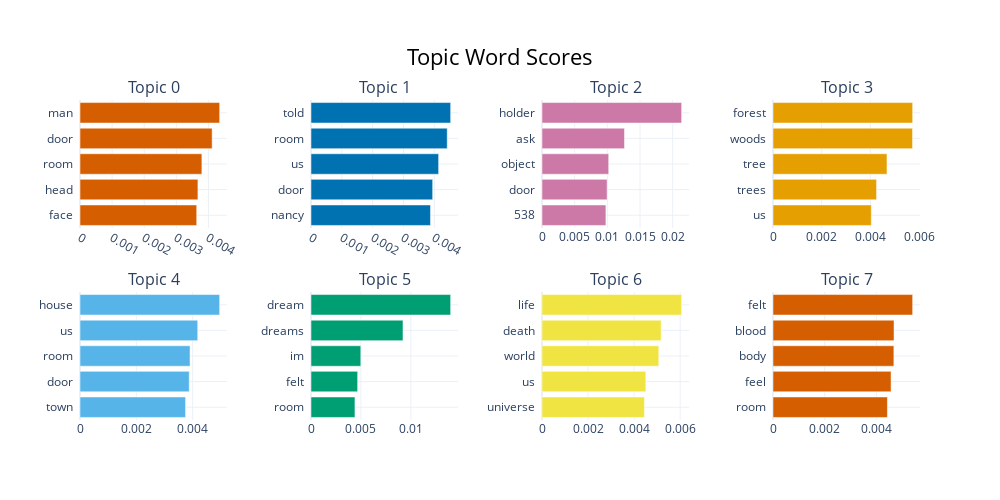

The notebook cell saved with this chart:
### Code cell
vectorizer_model=CountVectorizer(stop_words=list(sw_2),ngram_range=(1,2),)

model= BERTopic(
    vectorizer_model=vectorizer_model,
    language='english',
    calculate_probabilities=True,
    verbose=True
)

topics, probs = model.fit_transform(texte)

model.visualize_barchart()

### Figure 1 — Plotly figure (JSON) as saved in the notebook; plotly's stock layout.template omitted (floating-point values rounded to 4 significant figures)
{"data": [{"marker": {"color": "#D55E00"}, "orientation": "h", "type": "bar", "x": [0.003635, 0.003673, 0.003796, 0.004116, 0.00435], "xaxis": "x", "y": ["face  ", "head  ", "room  ", "door  ", "man  "], "yaxis": "y"}, {"marker": {"color": "#0072B2"}, "orientation": "h", "type": "bar", "x": [0.003877, 0.003948, 0.004141, 0.004421, 0.004531], "xaxis": "x2", "y": ["nancy  ", "door  ", "us  ", "room  ", "told  "], "yaxis": "y2"}, {"marker": {"color": "#CC79A7"}, "orientation": "h", "type": "bar", "x": [0.00978, 0.009964, 0.01021, 0.01263, 0.02137], "xaxis": "x3", "y": ["538  ", "door  ", "object  ", "ask  ", "holder  "], "yaxis": "y3"}, {"marker": {"color": "#E69F00"}, "orientation": "h", "type": "bar", "x": [0.004038, 0.004255, 0.004683, 0.005732, 0.005737], "xaxis": "x4", "y": ["us  ", "trees  ", "tree  ", "woods  ", "forest  "], "yaxis": "y4"}, {"marker": {"color": "#56B4E9"}, "orientation": "h", "type": "bar", "x": [0.003747, 0.003878, 0.003906, 0.004179, 0.004957], "xaxis": "x5", "y": ["town  ", "door  ", "room  ", "us  ", "house  "], "yaxis": "y5"}, {"marker": {"color": "#009E73"}, "orientation": "h", "type": "bar", "x": [0.0044, 0.00467, 0.004986, 0.009211, 0.01398], "xaxis": "x6", "y": ["room  ", "felt  ", "im  ", "dreams  ", "dream  "], "yaxis": "y6"}, {"marker": {"color": "#F0E442"}, "orientation": "h", "type": "bar", "x": [0.00445, 0.004509, 0.005073, 0.005175, 0.006066], "xaxis": "x7", "y": ["universe  ", "us  ", "world  ", "death  ", "life  "], "yaxis": "y7"}, {"marker": {"color": "#D55E00"}, "orientation": "h", "type": "bar", "x": [0.004427, 0.004568, 0.004677, 0.004682, 0.005403], "xaxis": "x8", "y": ["room  ", "feel  ", "body  ", "blood  ", "felt  "], "yaxis": "y8"}], "layout": {"annotations": [{"font": {"size": 16}, "showarrow": false, "text": "Topic 0", "x": 0.0875, "xanchor": "center", "xref": "paper", "y": 1, "yanchor": "bottom", "yref": "paper"}, {"font": {"size": 16}, "showarrow": false, "text": "Topic 1", "x": 0.3625, "xanchor": "center", "xref": "paper", "y": 1, "yanchor": "bottom", "yref": "paper"}, {"font": {"size": 16}, "showarrow": false, "text": "Topic 2", "x": 0.6375, "xanchor": "center", "xref": "paper", "y": 1, "yanchor": "bottom", "yref": "paper"}, {"font": {"size": 16}, "showarrow": false, "text": "Topic 3", "x": 0.9125, "xanchor": "center", "xref": "paper", "y": 1, "yanchor": "bottom", "yref": "paper"}, {"font": {"size": 16}, "showarrow": false, "text": "Topic 4", "x": 0.0875, "xanchor": "center", "xref": "paper", "y": 0.4, "yanchor": "bottom", "yref": "paper"}, {"font": {"size": 16}, "showarrow": false, "text": "Topic 5", "x": 0.3625, "xanchor": "center", "xref": "paper", "y": 0.4, "yanchor": "bottom", "yref": "paper"}, {"font": {"size": 16}, "showarrow": false, "text": "Topic 6", "x": 0.6375, "xanchor": "center", "xref": "paper", "y": 0.4, "yanchor": "bottom", "yref": "paper"}, {"font": {"size": 16}, "showarrow": false, "text": "Topic 7", "x": 0.9125, "xanchor": "center", "xref": "paper", "y": 0.4, "yanchor": "bottom", "yref": "paper"}], "height": 500, "hoverlabel": {"bgcolor": "white", "font": {"family": "Rockwell", "size": 16}}, "showlegend": false, "title": {"font": {"color": "Black", "size": 22}, "text": "Topic Word Scores", "x": 0.5, "xanchor": "center", "yanchor": "top"}, "width": 1000, "xaxis": {"anchor": "y", "domain": [0, 0.175], "showgrid": true}, "xaxis2": {"anchor": "y2", "domain": [0.275, 0.45], "showgrid": true}, "xaxis3": {"anchor": "y3", "domain": [0.55, 0.725], "showgrid": true}, "xaxis4": {"anchor": "y4", "domain": [0.825, 1], "showgrid": true}, "xaxis5": {"anchor": "y5", "domain": [0, 0.175], "showgrid": true}, "xaxis6": {"anchor": "y6", "domain": [0.275, 0.45], "showgrid": true}, "xaxis7": {"anchor": "y7", "domain": [0.55, 0.725], "showgrid": true}, "xaxis8": {"anchor": "y8", "domain": [0.825, 1], "showgrid": true}, "yaxis": {"anchor": "x", "domain": [0.6, 1], "showgrid": true}, "yaxis2": {"anchor": "x2", "domain": [0.6, 1], "showgrid": true}, "yaxis3": {"anchor": "x3", "domain": [0.6, 1], "showgrid": true}, "yaxis4": {"anchor": "x4", "domain": [0.6, 1], "showgrid": true}, "yaxis5": {"anchor": "x5", "domain": [0, 0.4], "showgrid": true}, "yaxis6": {"anchor": "x6", "domain": [0, 0.4], "showgrid": true}, "yaxis7": {"anchor": "x7", "domain": [0, 0.4], "showgrid": true}, "yaxis8": {"anchor": "x8", "domain": [0, 0.4], "showgrid": true}}}
